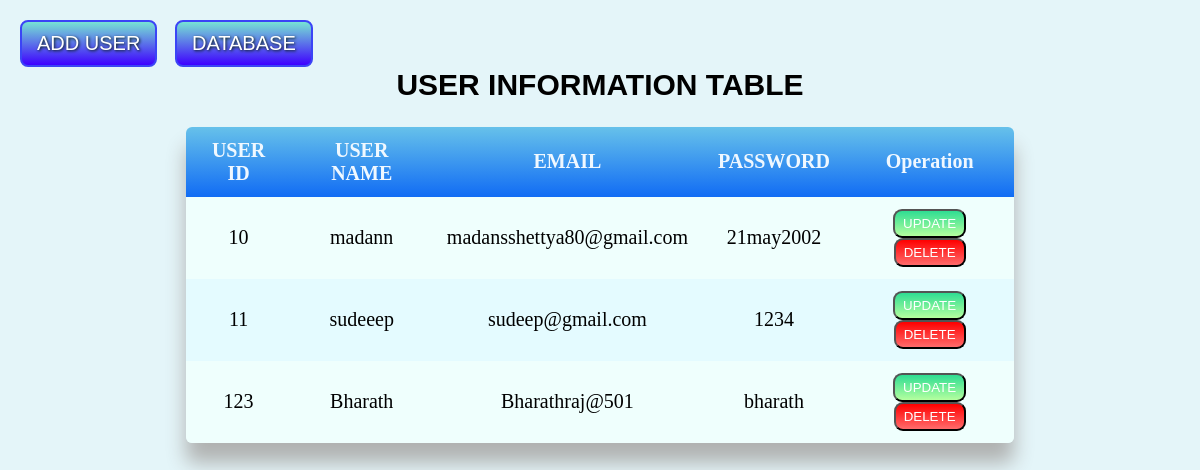
Page /fetch.php on the committed database.
### fetch.php (the view, shortened to what this page needs)
<?php
$servername = "localhost";
$username = "root";
$password = "";
$database = "crimininal database";
$conn = mysqli_connect($servername, $username, $password, $database);
$sql = "SELECT * FROM `user details`";
$result = mysqli_query($conn, $sql);
?>
   <!DOCTYPE html>
   <html lang="en">
   <head>
    <link rel="stylesheet" href="table.css">
   </head>
   <body>
    <table aling="center" ">
    <h2>USER INFORMATION TABLE</h2>
        <tr>
            <th>USER ID</th>
            <th>USER NAME</th>
            <th>EMAIL</th>
            <th>PASSWORD</th>
            <th>Operation</th>
        </tr>
            <?php
             while($row = mysqli_fetch_assoc($result)){
              ?>
               <tr class="op">
              <td><?php echo  $row['user_id'] ?></td>
               <td><?php echo  $row['user_name'] ?></td>
               <td><?php echo  $row['email'] ?></td>
               <td><?php echo  $row['password'] ?></td>
               <td>
                <button class="update"><a href="updateuser.php?updateid=<?php echo  $row['user_id'] ?>" style="text-decoration: none;">UPDATE</a></button>
                <button class="delete"><a href="deleteuser.php?deleteid=<?php echo  $row['user_id'] ?>" style="text-decoration: none;">DELETE</a></button>
               </td>
               </tr>
     <?php
            }
        ?>
    <button class="adding"><a href="user.php">ADD USER</a></button>
    <button class="adding" id="database" style="left:175px"><a href="select.html">DATABASE</a></button>
    </table>
   </body>
   </html>

### table.css (style rules this page uses)
body { background: #E4F5F9; }
h2 { padding-top: 60px; background-color: #E4F5F9 ; text-align: center; font-size: 30px; margin-top: 0%; font-family: Arial, Helvetica, sans-serif; }
table { width: 70%; margin-left: auto; margin-right: auto; font-size: 20px; border-collapse: collapse; box-shadow: 0 20px 20px #B0B2B1; border-radius: 6px 6px 6px 6px; overflow: hidden; }
th { font-size: 20px; font-weight: bolder; color: aliceblue; background-image: linear-gradient(#4cb5e6d3,#116cf4); }
th,td { text-align: center; padding: 12px 15px; }
tr:nth-child(even) { background-color: #EFFFFD; }
tr:nth-child(odd) { background-color: #E4FBFF; }
.update { background: #B4FF9F; background-image: -webkit-linear-gradient(top, #2FDD92, #B4FF9F); background-image: -moz-linear-gradient(top, #2FDD92, #B4FF9F); background-image: -ms-linear-gradient(top, #2FDD92, #B4FF9F); background-image: -o-linear-gradient(top, #2FDD92, #B4FF9F); background-image: linear-gradient(to bottom, #2FDD92, #B4FF9F); -webkit-border-radius: 9; -moz-border-radius: 9; border-radius: 9px; font-family: Arial; color: #9ed6f0; font-size: px; padding: 5px 8px 5px 8px; text-decoration: none; }
.delete { background: #FF6B6B; background-image: -webkit-linear-gradient(top, #FF0000, #FF6B6B); background-image: -moz-linear-gradient(top, #FF0000, #FF6B6B); background-image: -ms-linear-gradient(top, #FF0000, #FF6B6B); background-image: -o-linear-gradient(top, #FF0000, #FF6B6B); background-image: linear-gradient(to bottom, #FF0000, #FF6B6B); -webkit-border-radius: 9; -moz-border-radius: 9; border-radius: 9px; font-family: Arial; color: #9ed6f0; font-size: px; padding: 5px 8px 5px 8px; text-decoration: none; }
.adding { position: absolute; left: 20px; top: 20px; color:none; }
.adding { background: #77E4D4; background-image: -webkit-linear-gradient(top, #77E4D4, #3E00FF); background-image: -moz-linear-gradient(top, #77E4D4, #3E00FF); background-image: -ms-linear-gradient(top, #77E4D4, #3E00FF); background-image: -o-linear-gradient(top, #77E4D4, #3E00FF); background-image: linear-gradient(to bottom, #77E4D4, #3E00FF); -webkit-border-radius: 8; -moz-border-radius: 8; border-radius: 8px; text-shadow: 1px 1px 3px #061a08; font-family: Arial; color: white; font-size: 20px; padding: 10px 15px 10px 15px; border: solid #3B44F6 2px; text-decoration: none; }
a { text-decoration: none; color:white; }

### rows in the picture
user details: user_id "10", user_name "madann", email "madansshettya80@gmail.com", password "21may2002"
user details: user_id "11", user_name "sudeeep", email "sudeep@gmail.com", password "1234"
user details: user_id "123", user_name "Bharath", email "Bharathraj@501", password "bharath"
